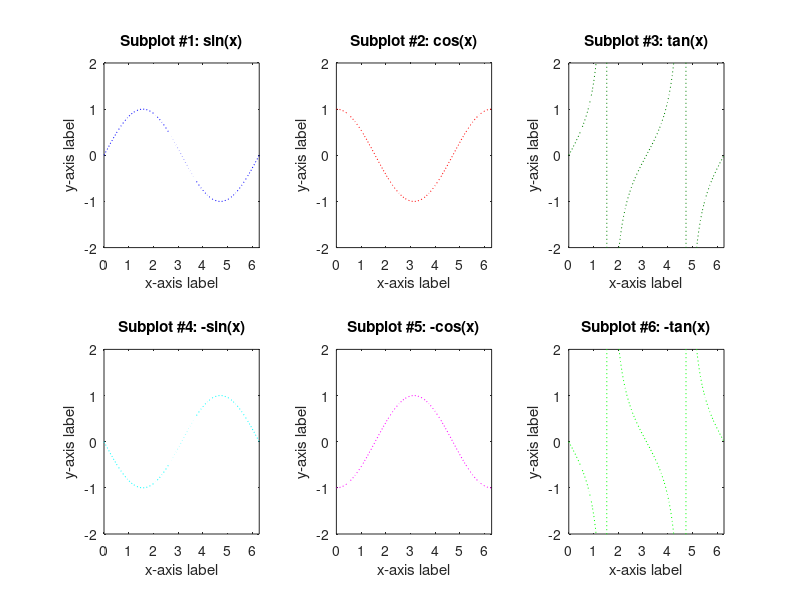

The MATLAB script that drew this image:
% Example of subplot in a loop and using selection selection statements
% Remember that subplots are numbered ROW-WISE!!!
% We'll make a 2x3 subplot using the same x-vector of values

clear
clc

fprintf('\nNow my favorite... a subplot example!\n')
fprintf('Here we''ll generate a 2x3 subplot:\n')

% Initialize x-vector
x = linspace(0, 2 * pi);
% Linspace defaults to 100 values but can add third argument if want 
% something different such as linspace (0, 2 * pi, 50) for 50 values

figure
for i = 1:6

    if i == 1
        mark_color = 'b'; % blue
        y = sin(x);
        grph = 'sin(x)';
    elseif i == 2
        mark_color = 'r'; % red
        y = cos(x);
        grph = 'cos(x)';
    elseif i == 3
        mark_color = [0 0.5 0]; % dark green, use vector from rgb
        y = tan(x);
        grph = 'tan(x)';
    elseif i == 4
        mark_color = 'c'; % cyan
        y = -sin(x);
        grph = '-sin(x)';
    elseif i == 5
        mark_color = 'm'; % magenta
        y = -cos(x);
        grph = '-cos(x)';
    else
        mark_color = 'g'; % bright green (don't recommend this color)
        y = -tan(x);
        grph = '-tan(x)';
    end
    
    custom_title = sprintf('Subplot #%d: %s', i, grph);
    % You'll learn about sprintf in text manipulation later but also look
    % up the documentation!
    
    subplot(2, 3, i)
    % list dimensions first, then which plot filling in (hence i)
    plot(x, y, ':', 'color', mark_color)
    title(custom_title)
    xlabel('x-axis label')
    ylabel('y-axis label')
    axis([0 2 * pi -2 2])
    hold on
end
hold off
fprintf('\nPretty cool, right?!\n')
fprintf('Email us if you have questions!\n\n')